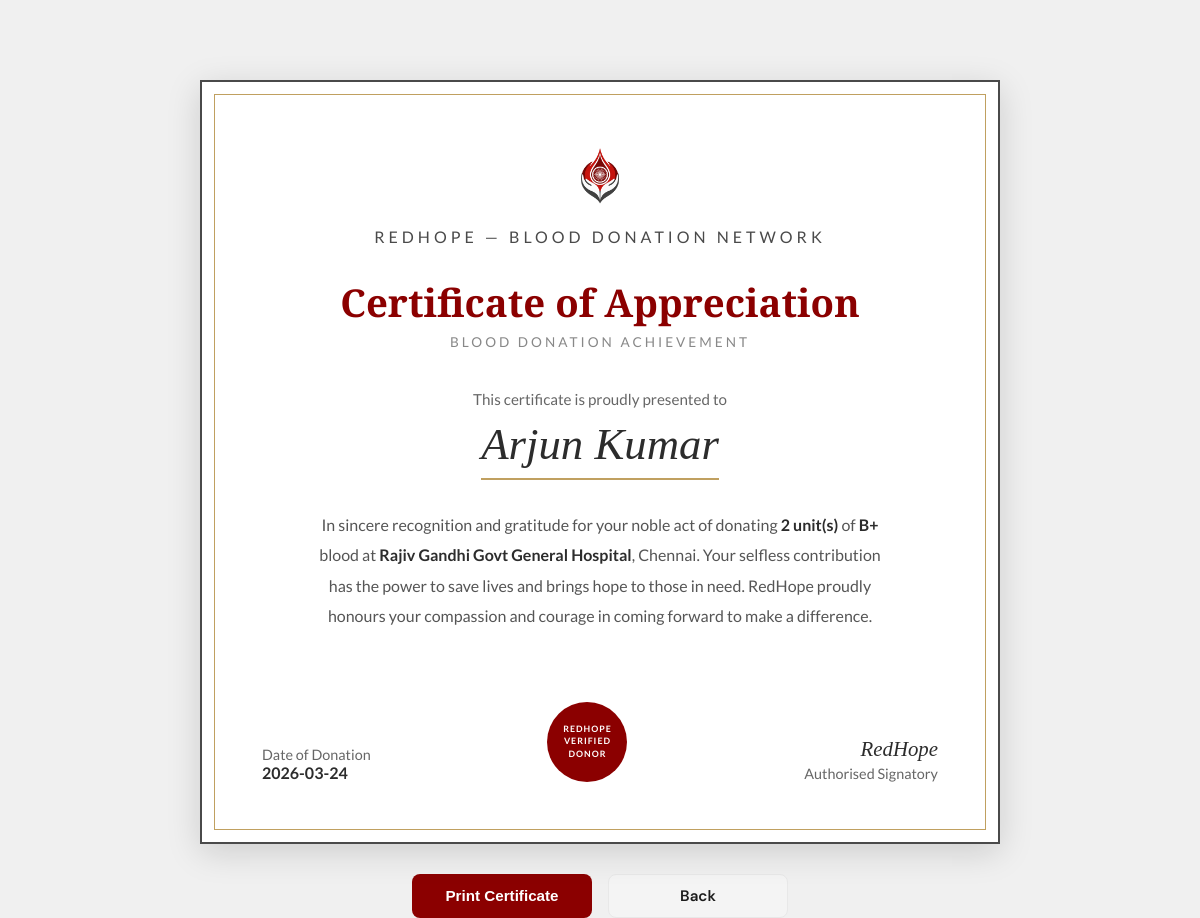
Page /certificate/3 (signed in) on the committed database.
### tables this page shows
CREATE TABLE users (
        id INTEGER PRIMARY KEY AUTOINCREMENT,
        full_name TEXT NOT NULL,
        email TEXT UNIQUE NOT NULL,
        password TEXT NOT NULL,
        role TEXT NOT NULL,
        phone TEXT,
        city TEXT,
        created_at TIMESTAMP DEFAULT CURRENT_TIMESTAMP
    , latitude REAL, longitude REAL);

CREATE TABLE patient_requests (
        request_id INTEGER PRIMARY KEY AUTOINCREMENT,
        patient_id INTEGER,
        blood_group_needed TEXT NOT NULL,
        units_required INTEGER,
        hospital_name TEXT,
        city TEXT,
        urgency_level TEXT,
        request_date TIMESTAMP DEFAULT CURRENT_TIMESTAMP,
        status TEXT DEFAULT 'Pending', required_time TEXT,
        FOREIGN KEY (patient_id) REFERENCES users(id)
    );

### app.py (the view)
@app.route('/certificate/<int:match_id>')
def certificate(match_id):
    if 'user_id' not in session or session.get('role') != 'Donor':
        return redirect('/login')
    conn = create_connection()
    cursor = conn.cursor()
    cursor.execute("""
        SELECT u.full_name, pr.blood_group_needed, pr.units_required,
               pr.hospital_name, pr.city, dh.donation_date, p.full_name
        FROM blood_requests br
        JOIN patient_requests pr ON br.request_id = pr.request_id
        JOIN users u ON br.donor_id = u.id
        JOIN users p ON pr.patient_id = p.id
        JOIN donation_history dh ON dh.donor_id = br.donor_id AND dh.hospital_name = pr.hospital_name
        WHERE br.match_id = ?
    """, (match_id,))
    data = cursor.fetchone()
    conn.close()
    if not data:
        flash("Certificate not found")
        return redirect('/donor_dashboard')
    certificate_data = {
        'donor_name': data[0],
        'blood_group': data[1],
        'units': data[2],
        'hospital': data[3],
        'city': data[4],
        'date': data[5][:10],
        'patient_name': data[6]
    }
    return render_template('certificate.html', cert=certificate_data)

### database.py (called while the page is built)
def create_connection():
    conn = sqlite3.connect("redhope.db")
    return conn

### templates/certificate.html (shortened to what this page needs)
<!DOCTYPE html>
<html>
<head>
    <link rel="stylesheet" href="{{ url_for('static', filename='css/style.css') }}">
</head>
<body>
<div class="certificate-wrapper" id="certificate">
    <img src="{{ url_for('static', filename='images/redhope_logo.png') }}" alt="RedHope" class="cert-logo">
    <p class="cert-org">RedHope — Blood Donation Network</p>
    <h1 class="cert-title">Certificate of Appreciation</h1>
    <p class="cert-subtitle">Blood Donation Achievement</p>
    <p class="cert-presented">This certificate is proudly presented to</p>
    <div class="cert-name">{{ cert.donor_name }}</div>
    <p class="cert-body">
        In sincere recognition and gratitude for your noble act of donating
        <strong>{{ cert.units }} unit(s)</strong> of <strong>{{ cert.blood_group }}</strong> blood
        at <strong>{{ cert.hospital }}</strong>, {{ cert.city }}.
        Your selfless contribution has the power to save lives and brings hope to those in need.
        RedHope proudly honours your compassion and courage in coming forward to make a difference.
    </p>
    <div class="cert-footer">
        <div class="cert-date">
            Date of Donation
            <span>{{ cert.date }}</span>
        </div>
        <div class="cert-seal">
            RedHope<br>Verified<br>Donor
        </div>
        <div class="cert-sign">
            <span>RedHope</span>
            Authorised Signatory
        </div>
    </div>
</div>
<div class="actions" style="display:flex; gap:16px; justify-content:center; align-items:center;">
    <button onclick="window.print()" style="width:180px; height:44px; background:#8B0000; color:white; border:none; border-radius:8px; font-size:0.95rem; font-weight:600; cursor:pointer;">Print Certificate</button>
    <a href="/donor_notifications" style="width:180px; height:44px; display:flex; align-items:center; justify-content:center; background:#f4f4f4; color:#1c1c1c; border:1.5px solid #e8e8e8; border-radius:8px; font-size:0.95rem; font-weight:600; text-decoration:none;">Back</a>
</div>
</body>
</html>

### static/css/style.css (style rules this page uses)
:root { --red: #8B0000; --red-hover: #6d0000; --red-pale: #fff5f5; --dark: #1c1c1c; --charcoal: #2d2d2d; --gray: #6b6b6b; --gray-light: #f4f4f4; --border: #e8e8e8; --white: #ffffff; --shadow-sm: 0 2px 8px rgba(0, 0, 0, 0.06); --shadow: 0 4px 20px rgba(0, 0, 0, 0.09); --shadow-lg: 0 8px 40px rgba(0, 0, 0, 0.13); }
*, *::before, *::after { margin: 0; padding: 0; box-sizing: border-box; }
html, body { height: 100%; font-family: 'DM Sans', sans-serif; color: var(--dark); background: var(--white); -webkit-font-smoothing: antialiased; }

### templates/certificate.html (style rules this page uses)
body { background-color: #f0f0f0; display: flex; flex-direction: column; align-items: center; justify-content: flex-start; min-height: 100vh; margin: 0; padding: 80px 20px 40px 20px; overflow-y: auto; }
.certificate-wrapper { background: white; width: 800px; max-width: 100%; padding: 60px; border: 2px solid #4a4a4a; box-shadow: 0 8px 32px rgba(0,0,0,0.15); position: relative; text-align: center; }
.certificate-wrapper::before { content: ''; position: absolute; top: 12px; left: 12px; right: 12px; bottom: 12px; border: 1px solid #c0a060; pointer-events: none; }
.cert-logo { height: 70px; width: 70px; object-fit: contain; margin-bottom: 10px; }
.cert-org { font-family: 'Lato', sans-serif; font-size: 1rem; letter-spacing: 4px; color: #4a4a4a; text-transform: uppercase; margin-bottom: 30px; }
.cert-title { font-family: 'Playfair Display', serif; font-size: 2.4rem; color: #8B0000; margin-bottom: 6px; }
.cert-subtitle { font-family: 'Lato', sans-serif; font-size: 0.85rem; letter-spacing: 3px; color: #888; text-transform: uppercase; margin-bottom: 40px; }
.cert-presented { font-family: 'Lato', sans-serif; font-size: 0.95rem; color: #666; margin-bottom: 10px; }
.cert-name { font-family: 'Playfair Display', serif; font-size: 2.8rem; font-style: italic; color: #2c2c2c; border-bottom: 2px solid #c0a060; display: inline-block; padding-bottom: 8px; margin-bottom: 30px; }
.cert-body { font-family: 'Lato', sans-serif; font-size: 1rem; color: #555; line-height: 1.9; max-width: 580px; margin: 0 auto 40px auto; }
.cert-body strong { color: #2c2c2c; }
.cert-footer { display: flex; justify-content: space-between; align-items: flex-end; margin-top: 50px; padding-top: 20px; }
.cert-date { font-family: 'Lato', sans-serif; font-size: 0.9rem; color: #666; text-align: left; }
.cert-date span { display: block; font-weight: 700; color: #2c2c2c; font-size: 1rem; }
.cert-seal { width: 80px; height: 80px; border-radius: 50%; background: #8B0000; display: flex; align-items: center; justify-content: center; color: white; font-size: 0.55rem; font-family: 'Lato', sans-serif; letter-spacing: 1px; text-transform: uppercase; text-align: center; line-height: 1.4; font-weight: 700; }
.cert-sign { font-family: 'Lato', sans-serif; font-size: 0.9rem; color: #666; text-align: right; }
.cert-sign span { display: block; font-family: 'Playfair Display', serif; font-style: italic; font-size: 1.3rem; color: #2c2c2c; margin-bottom: 4px; }
.actions { margin-top: 30px; display: flex; gap: 16px; justify-content: center; }

### rows in the picture
users: donor_name "Arjun Kumar"
patient_requests: blood_group "B+", hospital "Rajiv Gandhi Govt General Hospital", city "Chennai"

### other values in the picture
{{ cert.units }} "2"
{{ cert.date }} "2026-03-24"
